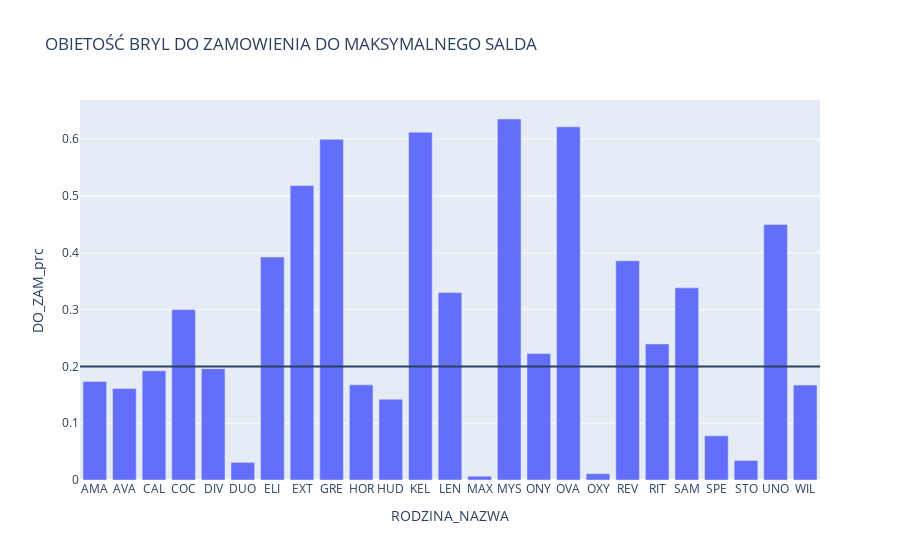

The notebook cell this image was saved under:
### Code cell
Wykres_propozycji_zamowien()

### Figure 1 — Plotly figure (JSON) as saved in the notebook; plotly's stock layout.template omitted (floating-point values rounded to 4 significant figures)
{"data": [{"alignmentgroup": "True", "customdata": [[0.5424], [0.872], [0.9104], [0.7], [0.8289], [1.086], [0.4491], [0.8281], [0.4], [0.8572], [0.6617], [0.3875], [0.6701], [1.866], [0.8155], [0.8008], [0.3781], [1.48], [0.5979], [0.5463], [0.8383], [0.4173], [1.029], [0.7], [0.779]], "hovertemplate": "RODZINA_NAZWA=%{x}<br>DO_ZAM_prc=%{y}<br>ZAM_I_WOLNE_prc=%{customdata[0]}<extra></extra>", "legendgroup": "", "marker": {"color": "#636efa", "pattern": {"shape": ""}}, "name": "", "offsetgroup": "", "orientation": "v", "showlegend": false, "textposition": "auto", "type": "bar", "x": ["AMA", "AVA", "CAL", "COC", "DIV", "DUO", "ELI", "EXT", "GRE", "HOR", "HUD", "KEL", "LEN", "MAX", "MYS", "ONY", "OVA", "OXY", "REV", "RIT", "SAM", "SPE", "STO", "UNO", "WIL"], "xaxis": "x", "y": [0.1736, 0.161, 0.1922, 0.3, 0.1961, 0.03102, 0.3925, 0.5187, 0.6, 0.1676, 0.1423, 0.6125, 0.3299, 0.006704, 0.6356, 0.2229, 0.6219, 0.01114, 0.3861, 0.2395, 0.3383, 0.0778, 0.0344, 0.45, 0.1671], "yaxis": "y"}], "layout": {"barmode": "relative", "legend": {"tracegroupgap": 0}, "shapes": [{"type": "line", "x0": 0, "x1": 1, "xref": "x domain", "y0": 0.2, "y1": 0.2, "yref": "y"}], "title": {"text": "OBIETOŚĆ BRYL DO ZAMOWIENIA DO MAKSYMALNEGO SALDA"}, "xaxis": {"anchor": "y", "domain": [0, 1], "title": {"text": "RODZINA_NAZWA"}}, "yaxis": {"anchor": "x", "domain": [0, 1], "title": {"text": "DO_ZAM_prc"}}}}
